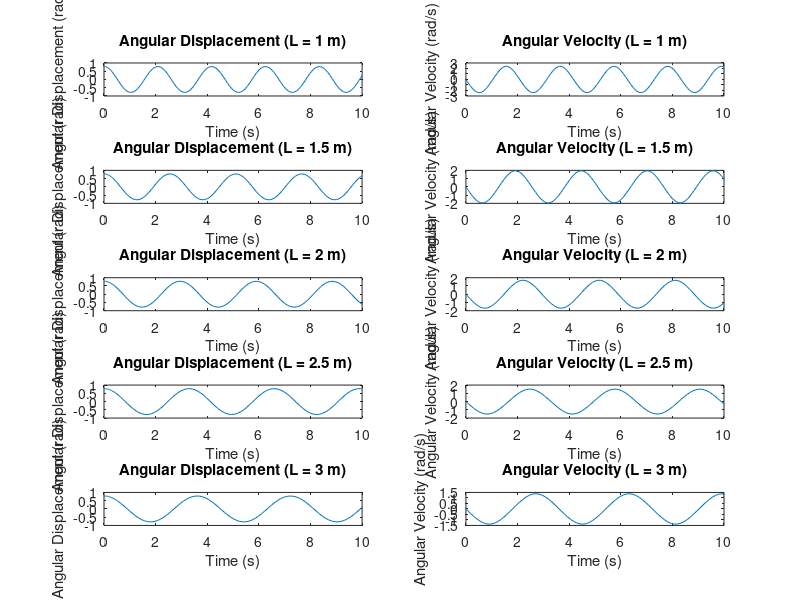

The MATLAB source for this figure:
% Define system parameters
g = 9.81; % acceleration due to gravity (m/s^2)
L_values = [1, 1.5, 2, 2.5, 3]; % lengths of the pendulum (meters)

% Time vector
tspan = [0 10]; % simulation time from 0 to 10 seconds

% Loop through different values of L
for i = 1:length(L_values)
    L = L_values(i);
    
    % Define differential equation
    f = @(t, y) [y(2); -(g/L)*sin(y(1))];
    
    % Initial conditions: [angular displacement, angular velocity]
    y0 = [pi/4; 0]; % 45 degrees initial displacement, zero initial velocity
    
    % Solve the differential equation numerically
    [t, y] = ode45(f, tspan, y0);
    
    % Plot angular displacement
    subplot(length(L_values), 2, 2*i-1);
    plot(t, y(:, 1));
    title(['Angular Displacement (L = ', num2str(L), ' m)']);
    xlabel('Time (s)');
    ylabel('Angular Displacement (rad)');
    
    % Plot angular velocity
    subplot(length(L_values), 2, 2*i);
    plot(t, y(:, 2));
    title(['Angular Velocity (L = ', num2str(L), ' m)']);
    xlabel('Time (s)');
    ylabel('Angular Velocity (rad/s)');
end
